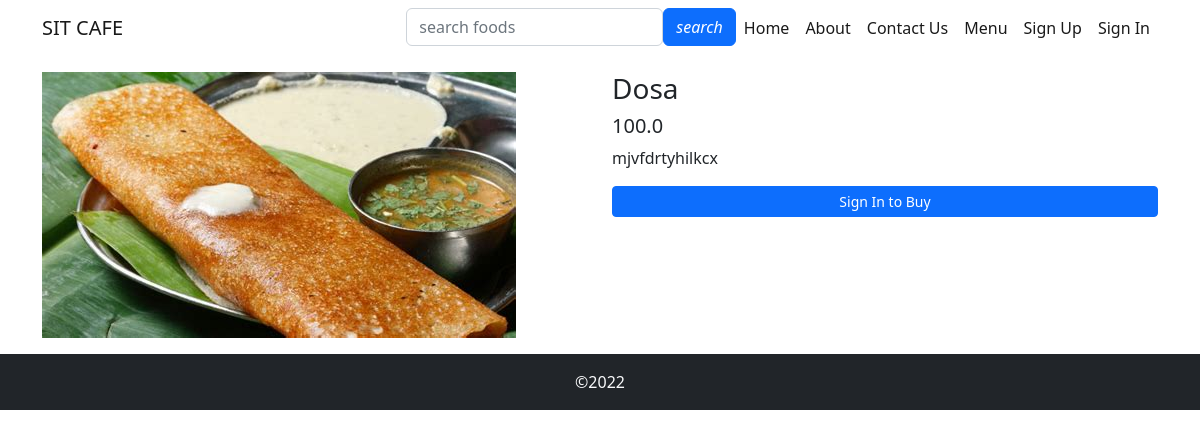
/food/details/4/, run on the app's committed database.
### food/models.py (models this page shows, shortened)
class Food(models.Model):
    category = models.ForeignKey(Cuisine, on_delete=models.DO_NOTHING)
    name = models.CharField(max_length=100)
    price = models.FloatField()
    description = models.TextField()
    secondary_description = models.TextField(blank=True)
    is_available = models.BooleanField(default=True)
    photo = models.ImageField(upload_to = 'food_images/')

### food/views.py (the view)
# urls.py: path('details/<int:id>/', views.details, name="details"),
def details(request, id):
    food = Food.objects.get(id = id)  # first id is the column name, second id is the request id we received, e.g., select * from Food where id = 3
    context = {
        'food' : food                   # food is the object of the Food table for the particular food items whose details button we have clicked in menu.html
    }
    return render(request, 'food/details.html', context)

### templates/food/details.html (shortened to what this page needs)
{% extends 'base.html' %}
{% load static %}
{% block css %}
    <link rel="stylesheet" href="{% static 'css/cart-style.css' %}">
{% endblock css %}
{% block content %}
<div class="container">
    <div class="row my-3">
        <div class="col-md-6">
            <img src="{{food.photo.url}}" alt="{{food.name}}" class="img-fluid">
        </div>
        <div class="col-md-6">
            <h3 class="h3">{{food.name}}</h3>
            <h5 class="h5">{{food.price}}</h5>
            <p class="text-lead">{{food.description}}</p>
            <div class="my-2">
                {% if food.is_available %}
                    {% if user.is_authenticated %}
                        <form action="{% url 'add_to_cart' %}" method="post">
                            {% csrf_token %}
                            <input type="hidden" name="food_id" value="{{food.id}}">
                            <div class="input-group mb-3">
                                <button class="btn btn-outline-secondary" type="button" onclick="decrement()">-</button>
                                <input type="text" class="quantity" id="quantity" name="quantity" value="1" readonly>
                                <button class="btn btn-outline-secondary" type="button" onclick="increment()">+</button>
                            </div>
                            <input type="submit" value="Add to Cart" class="btn btn-primary w-100">
                        </form>
                    {% else %}
                    <a href="" class="btn btn-primary btn-sm w-100">Sign In to Buy</a>
                    {% endif %}
                {% else %}
                <p class="text-danger">Currently Unavailable</p>
                {% endif %}
            </div>
        </div>
    </div>
</div>
{% endblock content %}

### data on the page
Food: photo (picture), name "Dosa", price "100.0", description "mjvfdrtyhilkcx"
